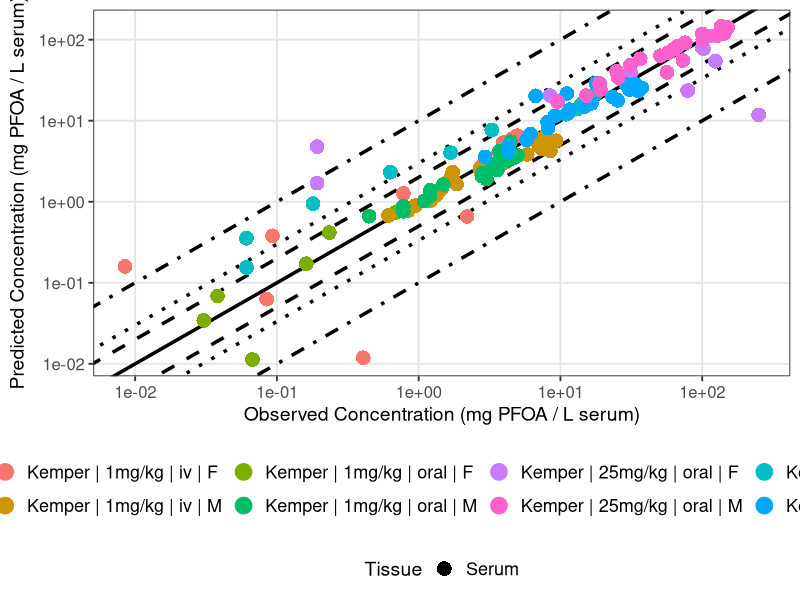

Generate this figure with R:
library(ggplot2)

#setwd("C:/Users/user/Documents/GitHub/PFAS_PBK_models/PFOA inhalation Rat/Validation/Validation_results")
setwd("/Users/user/Documents/GitHub/PFAS_PBK_models/PFOA inhalation Rat/Scenarios/Final_results_plots/Validation")

# Load Results 

# 
Kemper_serum_results <- read.csv("Kemper_2003_serum_results.csv", header = T)
Kemper_iv_F_1 <- Kemper_serum_results[Kemper_serum_results$Dose == 1 & Kemper_serum_results$Type == "iv" &
                               Kemper_serum_results$sex == "F", ]
Kemper_iv_F_1$Experiment <- "Kemper | 1mg/kg | iv | F"

Kemper_oral_F_1 <- Kemper_serum_results[Kemper_serum_results$Dose == 1 & Kemper_serum_results$Type == "oral" &
                                 Kemper_serum_results$sex == "F", ]
Kemper_oral_F_1$Experiment <- "Kemper | 1mg/kg | oral | F"

Kemper_oral_F_5 <- Kemper_serum_results[Kemper_serum_results$Dose == 5 & Kemper_serum_results$Type == "oral" &
                                 Kemper_serum_results$sex == "F", ]
Kemper_oral_F_5$Experiment <- "Kemper | 5mg/kg | oral | F"
Kemper_oral_F_25 <- Kemper_serum_results[Kemper_serum_results$Dose == 25 & Kemper_serum_results$Type == "oral" &
                                  Kemper_serum_results$sex == "F", ]
Kemper_oral_F_25$Experiment <- "Kemper | 25mg/kg | oral | F"

Kemper_iv_M_1 <- Kemper_serum_results[Kemper_serum_results$Dose == 1 & Kemper_serum_results$Type == "iv" &
                               Kemper_serum_results$sex == "M", ]
Kemper_iv_M_1$Experiment <- "Kemper | 1mg/kg | iv | M"

Kemper_oral_M_1 <- Kemper_serum_results[Kemper_serum_results$Dose == 1 & Kemper_serum_results$Type == "oral" &
                                 Kemper_serum_results$sex == "M", ]
Kemper_oral_M_1$Experiment <- "Kemper | 1mg/kg | oral | M"

Kemper_oral_M_5 <- Kemper_serum_results[Kemper_serum_results$Dose == 5 & Kemper_serum_results$Type == "oral" &
                                 Kemper_serum_results$sex == "M", ]
Kemper_oral_M_5$Experiment <- "Kemper | 5mg/kg | oral | M"
Kemper_oral_M_25 <- Kemper_serum_results[Kemper_serum_results$Dose == 25 & Kemper_serum_results$Type == "oral" &
                                  Kemper_serum_results$sex == "M", ]
Kemper_oral_M_25$Experiment <- "Kemper | 25mg/kg | oral | M"
# 
# Kudo_high <- Kudo_results[Kudo_results$Dose == 16.560, ] 
# Kudo_high$Experiment <-  "Kudo | 16mg/kg | iv"
# 
# Kim_results <- read.csv("Kim_results.csv", header = T)
# Kim_iv <- Kim_results[Kim_results$Type == "iv",]
# Kim_iv$Experiment <-  "Kim | 1mg/kg | iv"
# 
# Kim_oral <- Kim_results[Kim_results$Type == "oral",]
# Kim_oral$Experiment <-  "Kim | 1mg/kg | oral"


Experiment <- scales::hue_pal()(8)

names(Experiment) <- unique(c( Kemper_iv_F_1$Experiment, Kemper_iv_M_1$Experiment,
                              Kemper_oral_F_1$Experiment,Kemper_oral_M_1$Experiment, Kemper_oral_F_5$Experiment, 
                               
                               Kemper_oral_M_5$Experiment,  Kemper_oral_F_25$Experiment, Kemper_oral_M_25$Experiment))



scatter_plot <- ggplot()+
  # Error range lines
  geom_abline(intercept = log10(1), slope = 1, linetype = "solid", color = "black", linewidth = 1.2) +
  geom_abline(intercept = log10(2), slope = 1, linetype = "dashed", color = "black", linewidth = 1.2) +
  geom_abline(intercept = log10(1/2), slope = 1, linetype = "dashed", color = "black", linewidth = 1.2) +
  geom_abline(intercept = log10(3), slope = 1, linetype = "dotted", color = "black", linewidth = 1.2) +
  geom_abline(intercept = log10(1/3), slope = 1, linetype = "dotted", color = "black", linewidth = 1.2) +
  geom_abline(intercept = log10(10), slope = 1, linetype = "dotdash", color = "black", linewidth = 1.2) +
  geom_abline(intercept = log10(1/10), slope = 1, linetype = "dotdash", color = "black", linewidth = 1.2) +
  
  geom_point(data = Kemper_iv_F_1, aes(x=Observed, y=Predicted, color = Experiment, shape = Tissue), size=4, stroke = 1.5)+
  geom_point(data = Kemper_oral_F_1, aes(x=Observed, y=Predicted, color = Experiment, shape = Tissue), size=4, stroke = 1.5)+
  geom_point(data = Kemper_oral_F_5, aes(x=Observed, y=Predicted, color = Experiment, shape = Tissue), size=4, stroke = 1.5)+
  geom_point(data = Kemper_oral_F_25, aes(x=Observed, y=Predicted, color = Experiment, shape = Tissue), size=4, stroke = 1.5)+
  geom_point(data = Kemper_iv_M_1, aes(x=Observed, y=Predicted, color = Experiment, shape = Tissue), size=4, stroke = 1.5)+
  geom_point(data = Kemper_oral_M_1, aes(x=Observed, y=Predicted, color = Experiment, shape = Tissue), size=4, stroke = 1.5)+
  geom_point(data = Kemper_oral_M_5, aes(x=Observed, y=Predicted, color = Experiment, shape = Tissue), size=4, stroke = 1.5)+
  geom_point(data = Kemper_oral_M_25, aes(x=Observed, y=Predicted, color = Experiment, shape = Tissue), size=4, stroke = 1.5)+
  # Axes
  scale_x_log10() +
  scale_y_log10() +
  
  # Color and shape scales
  scale_color_manual(values = Experiment) +
  
  # Labels
  labs(
    x = expression("Observed Concentration (mg PFOA / L serum)"),
    y = expression("Predicted Concentration (mg PFOA / L serum)"),
    color = "Experiment",
    shape = "Tissue"
  ) +
  
  # Theme to match create.plots
  theme_bw(base_size = 14) +
  theme(
    plot.title = element_text(hjust = 0.5, size = 16, face = "bold"),
    axis.title = element_text(size = 14),
    axis.text = element_text(size = 12),
    legend.position = "bottom",
    legend.box = "vertical",
    legend.title = element_text(size = 14),
    legend.text = element_text(size = 13),
    panel.grid.major = element_line(color = "grey90"),
    panel.grid.minor = element_blank(),
    legend.spacing.y = unit(0.5, "cm")
  )


#print(scatter_plot)

ggsave("validation_plot_PFOA_serum.png", scatter_plot, width = 11, height = 7, units = "in", dpi = 300)
